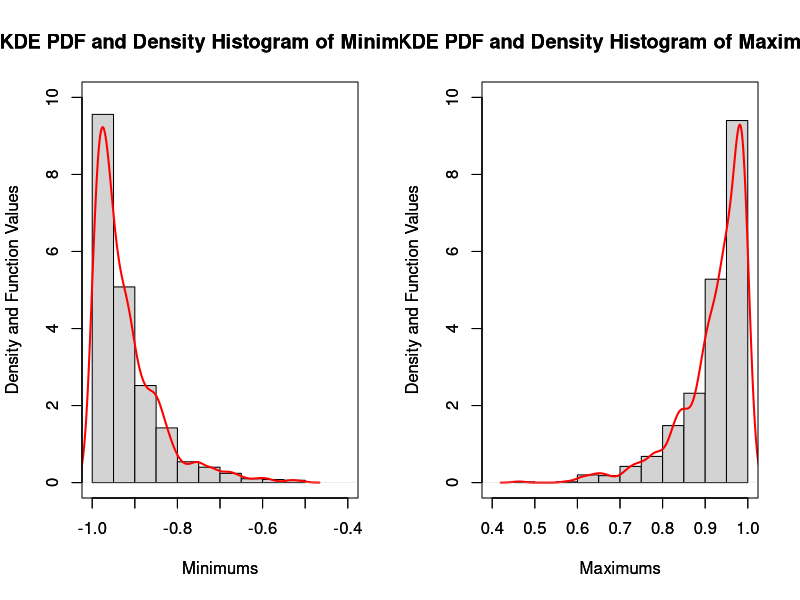

Write the R code that produced this figure.
  n = 25;
  exp_count = 1000;
  mins = integer(exp_count)
  maxs = integer(exp_count)
  for (i in 1:exp_count) {
    data <- runif(n, min = -1, max = 1)
    mins[i] = min(data)
    maxs[i] = max(data)
  }
  layout(matrix(c(1,2), 1, 2, byrow = TRUE))
  hist(
    mins, 
    xlim = c(-1, -0.4), 
    ylim = c(0, 10), 
    freq = F,
    xlab = 'Minimums',
    ylab = 'Density and Function Values',
    main = 'KDE PDF and Density Histogram of Minimums'
  )
  f <- density(mins)
  par(new = T)
  plot(
    f, 
    col = "red", 
    lwd = 2, 
    xlim = c(-1, -0.4), 
    ylim = c(0, 10), 
    xlab = 'Minimums',
    ylab = 'Density and Function Values',
    main = 'KDE PDF and Density Histogram of Minimums'
  )
  
  
  hist(
    maxs,
    xlim = c(0.4, 1), 
    ylim = c(0, 10), 
    freq = F,
    xlab = 'Maximums',
    ylab = 'Density and Function Values',
    main = 'KDE PDF and Density Histogram of Maximums'
  )
  f <- density(maxs)
  par(new = T)
  plot(
    f, 
    col = "red", 
    lwd = 2, 
    xlim = c(0.4, 1),
    ylim = c(0, 10), 
    xlab = 'Maximums',
    ylab = 'Density and Function Values',
    main = 'KDE PDF and Density Histogram of Maximums'
  )
